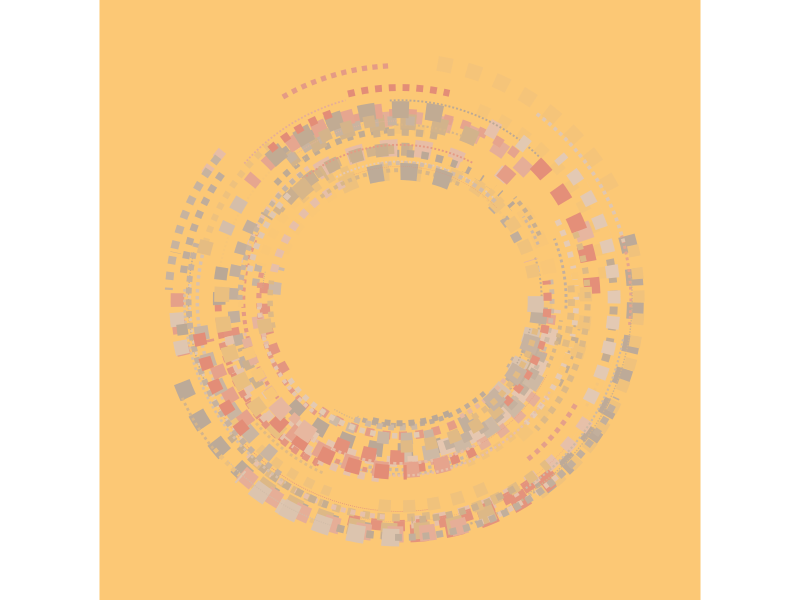
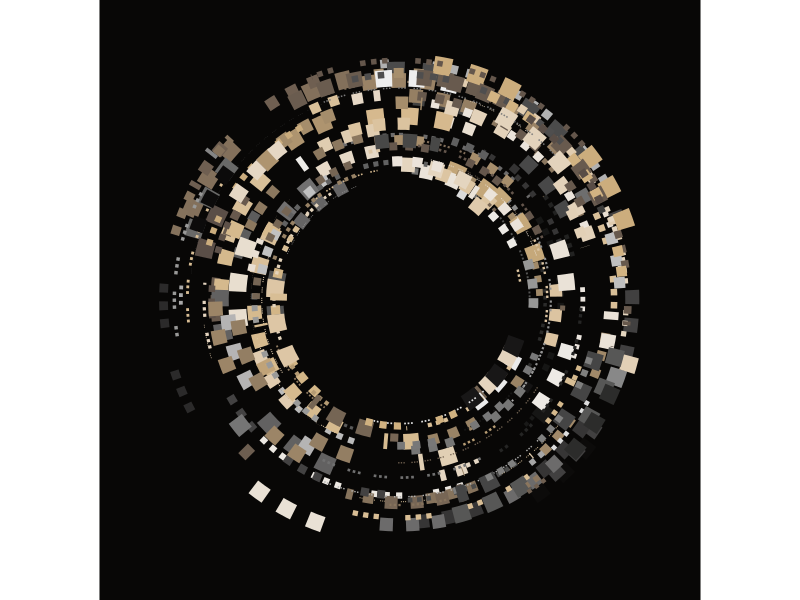
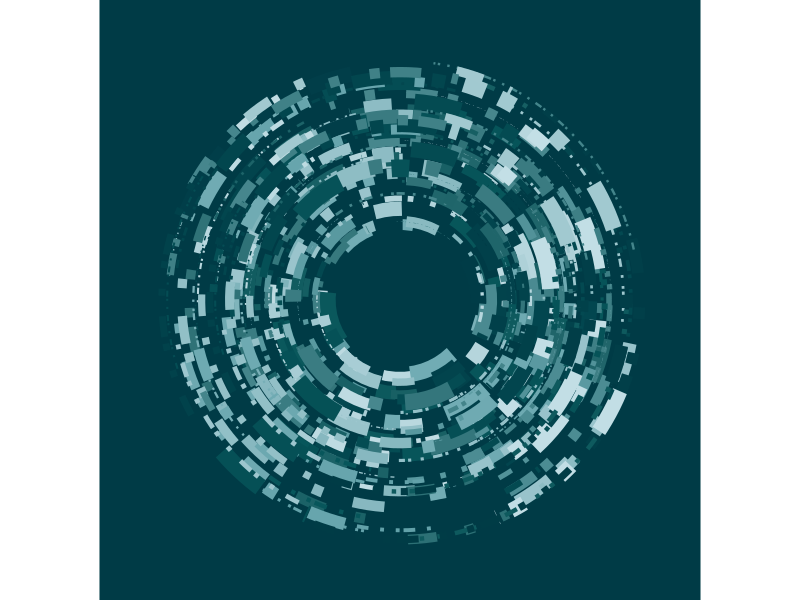
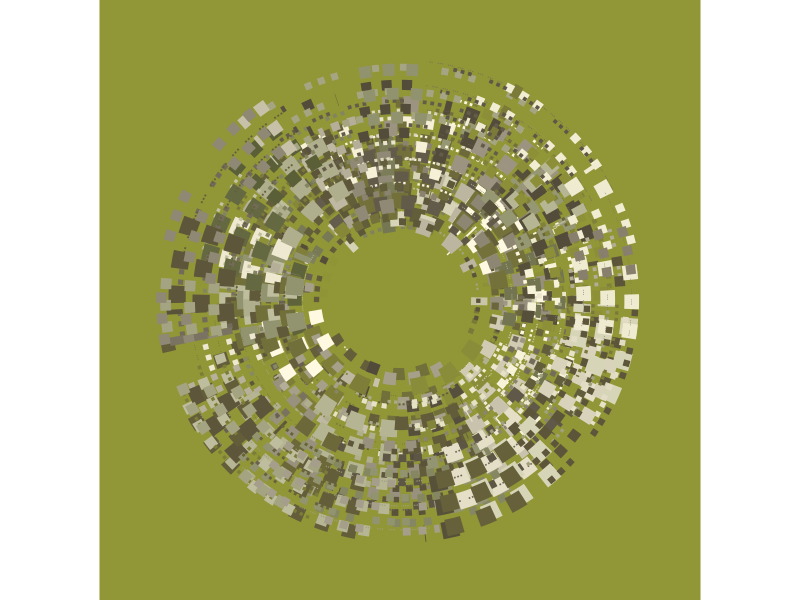
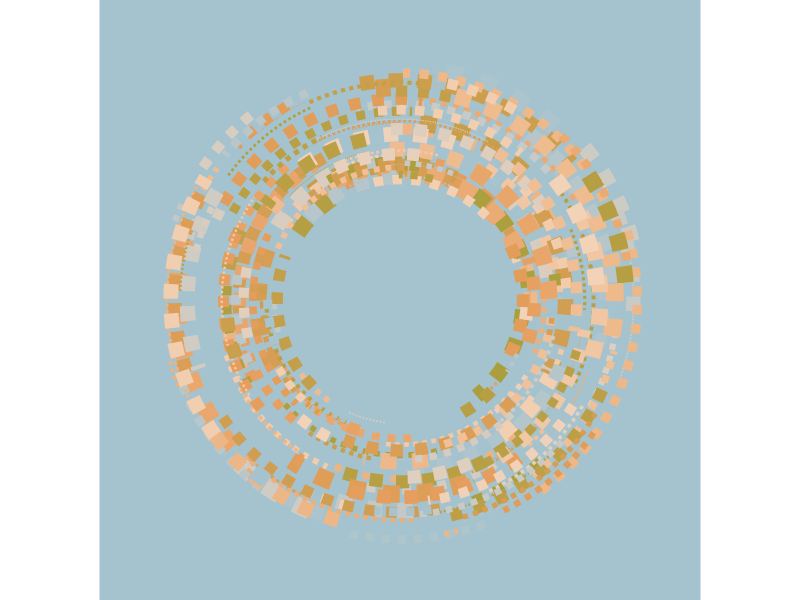
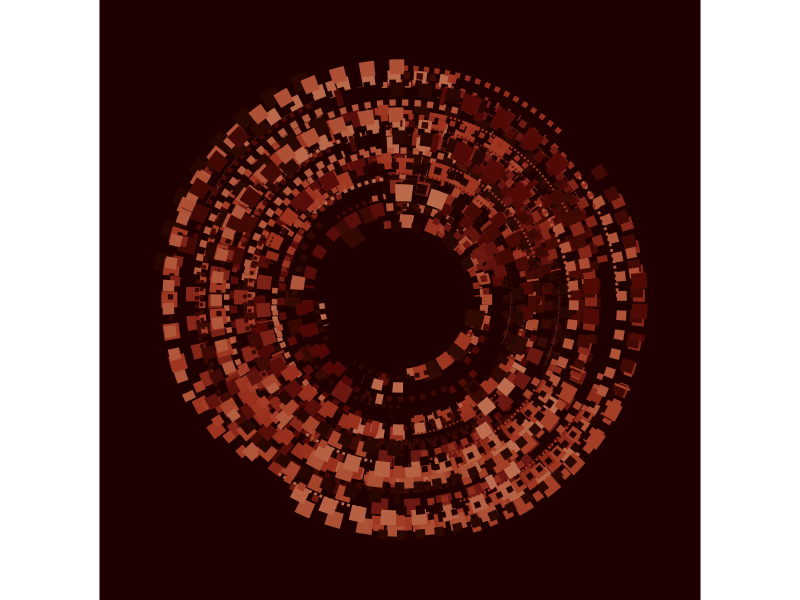

Generate these figures, in order, with R:
## ---- chunk 1
set.seed(8)
long_slug <- "2023-01-10_kubernetes"
#renv::use(lockfile = "renv.lock")
wide <- 136
narrow <- 76
options(width = narrow)
## ---- chunk 2
#| filename: "server.R"
#| code-line-numbers: true
sample_canva <- function(seed = NULL) {
  if(!is.null(seed)) set.seed(seed)
  sample(ggthemes::canva_palettes, 1)[[1]]
}
## ---- chunk 3
#| filename: "server.R"
#| code-line-numbers: true
sample_data <- function(seed = NULL, n = 100){
  if(!is.null(seed)) set.seed(seed)
  dat <- tibble::tibble(
    x0 = stats::runif(n),
    y0 = stats::runif(n),
    x1 = x0 + stats::runif(n, min = -.2, max = .2),
    y1 = y0 + stats::runif(n, min = -.2, max = .2),
    shade = stats::runif(n),
    size = stats::runif(n),
    shape = factor(sample(0:22, size = n, replace = TRUE))
  )
}
## ---- chunk 4
#| filename: "server.R"
#| code-line-numbers: true
donut_style <- function(data = NULL, palette) {
  ggplot2::ggplot(
    data = data,
    mapping = ggplot2::aes(
      x = x0,
      y = y0,
      xend = x1,
      yend = y1,
      colour = shade,
      linewidth = size
    )) +
    ggplot2::coord_polar(clip = "off") +
    ggplot2::scale_y_continuous(
      expand = c(0, 0),
      limits = c(-1, 1),
      oob = scales::oob_keep
    ) +
    ggplot2::scale_x_continuous(
      expand = c(0, 0),
      limits = c(0, 1),
      oob = scales::oob_keep
    ) +
    ggplot2::scale_colour_gradientn(colours = palette) +
    ggplot2::scale_linewidth(range = c(0, 6)) +
    ggplot2::theme_void() +
    ggplot2::theme(
      panel.background = ggplot2::element_rect(
        fill = palette[1], colour = palette[1]
      )
    ) +
    ggplot2::guides(
      colour = ggplot2::guide_none(),
      linewidth = ggplot2::guide_none(),
      fill = ggplot2::guide_none(),
      shape = ggplot2::guide_none()
    )
}
## ---- chunk 5
#| filename: "server.R"
#| code-line-numbers: true
donut <- function(seed) {

  dat <- sample_data(n = 200, seed = seed) |>
    dplyr::mutate(y1 = y0, size = size / 3)

  line_spec <- sample(c("331311", "11", "111115"), 1)

  pic <- donut_style(palette = sample_canva(seed = seed)) +
    ggplot2::geom_segment(data = dat, linetype = line_spec)

  if(stats::runif(1) < .5) {
    pic <- pic +
      ggplot2::geom_segment(
        data = dat |> dplyr::mutate(y1 = y1 - .2, y0 = y0 - .2),
        linetype = line_spec
      )
  }
  if(stats::runif(1) < .5) {
    pic <- pic +
      ggplot2::geom_segment(
        data = dat |> dplyr::mutate(y1 = y1 - .4, y0 = y0 - .4),
        linetype = line_spec
      )
  }

  pic
}
## ---- chunk 6
#| layout-ncol: 3
#| results: hold
#| column: page
#| fig-width: 6
#| fig-height: 6
for(seed in 1:6) plot(donut(seed))
